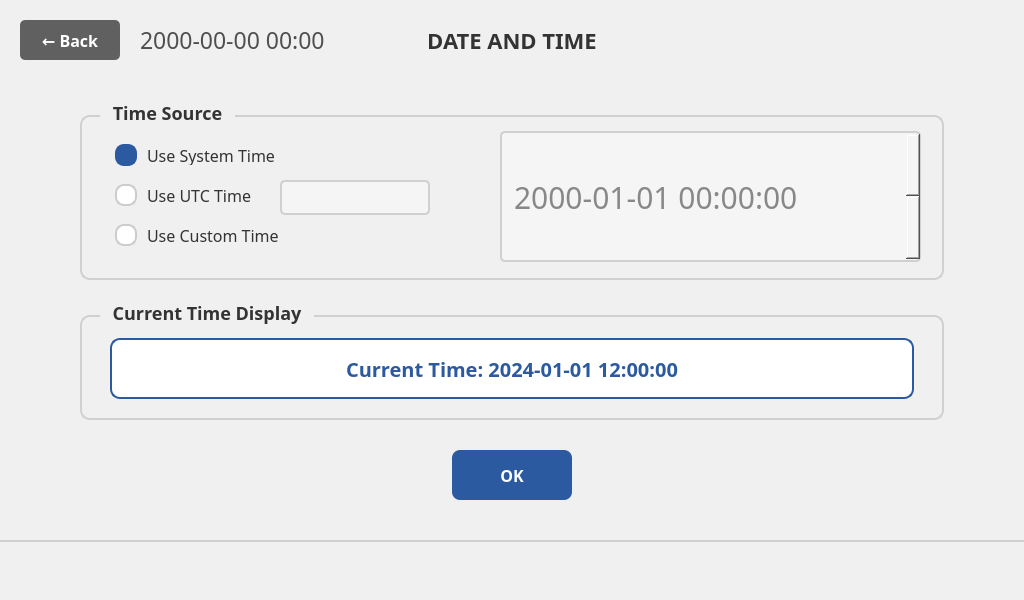
<?xml version="1.0" encoding="UTF-8"?>
<ui version="4.0">
 <class>DateTimeSettingsViewWindow</class>
 <widget class="QMainWindow" name="DateTimeSettingsViewWindow">
  <property name="geometry">
   <rect>
    <x>0</x>
    <y>0</y>
    <width>1024</width>
    <height>600</height>
   </rect>
  </property>
  <property name="windowTitle">
   <string notr="true">Date and Time Settings</string>
  </property>
  <property name="styleSheet">
   <string notr="true">QMainWindow {
    background-color: #f0f0f0;
    font-family: 'Pretendard';
}</string>
  </property>
  <widget class="QWidget" name="centralwidget">
   <widget class="QPushButton" name="pushButton_BackArrow">
    <property name="geometry">
     <rect>
      <x>20</x>
      <y>20</y>
      <width>100</width>
      <height>40</height>
     </rect>
    </property>
    <property name="font">
     <font>
      <family>Pretendard</family>
      <pointsize>16</pointsize>
      <weight>75</weight>
      <bold>true</bold>
     </font>
    </property>
    <property name="styleSheet">
     <string notr="true">QPushButton {
    background-color: #606060;
    color: white;
    border: none;
    border-radius: 5px;
    font-size: 16px;
    font-weight: bold;
}
QPushButton:hover {
    background-color: #707070;
}
QPushButton:pressed {
    background-color: #505050;
}</string>
    </property>
    <property name="text">
     <string>← Back</string>
    </property>
   </widget>
   <widget class="QLabel" name="label_Title">
    <property name="geometry">
     <rect>
      <x>300</x>
      <y>20</y>
      <width>424</width>
      <height>40</height>
     </rect>
    </property>
    <property name="font">
     <font>
      <family>Pretendard</family>
      <pointsize>14</pointsize>
      <weight>75</weight>
      <bold>true</bold>
     </font>
    </property>
    <property name="styleSheet">
     <string notr="true">QLabel {
    font-size: 22px;
    font-weight: bold;
    color: #333333;
}</string>
    </property>
    <property name="text">
     <string>DATE AND TIME</string>
    </property>
    <property name="alignment">
     <set>Qt::AlignCenter</set>
    </property>
   </widget>
   <widget class="QLabel" name="label_DateNClock">
    <property name="geometry">
     <rect>
      <x>140</x>
      <y>20</y>
      <width>300</width>
      <height>40</height>
     </rect>
    </property>
    <property name="palette">
     <palette>
      <active>
       <colorrole role="WindowText">
        <brush brushstyle="SolidPattern">
         <color alpha="255">
          <red>79</red>
          <green>79</green>
          <blue>79</blue>
         </color>
        </brush>
       </colorrole>
      </active>
      <inactive>
       <colorrole role="WindowText">
        <brush brushstyle="SolidPattern">
         <color alpha="255">
          <red>79</red>
          <green>79</green>
          <blue>79</blue>
         </color>
        </brush>
       </colorrole>
      </inactive>
      <disabled>
       <colorrole role="WindowText">
        <brush brushstyle="SolidPattern">
         <color alpha="255">
          <red>120</red>
          <green>120</green>
          <blue>120</blue>
         </color>
        </brush>
       </colorrole>
      </disabled>
     </palette>
    </property>
    <property name="font">
     <font>
      <family>Pretendard</family>
      <pointsize>17</pointsize>
      <weight>50</weight>
      <bold>false</bold>
     </font>
    </property>
    <property name="text">
     <string>2000-00-00 00:00</string>
    </property>
    <property name="alignment">
     <set>Qt::AlignLeading|Qt::AlignLeft|Qt::AlignVCenter</set>
    </property>
   </widget>
   <widget class="QGroupBox" name="groupBox_TimeSource">
    <property name="geometry">
     <rect>
      <x>80</x>
      <y>100</y>
      <width>864</width>
      <height>180</height>
     </rect>
    </property>
    <property name="font">
     <font>
      <family>Pretendard</family>
      <pointsize>14</pointsize>
      <weight>75</weight>
      <bold>true</bold>
     </font>
    </property>
    <property name="styleSheet">
     <string notr="true">QGroupBox {
    font-size: 18px;
    font-weight: bold;
    color: #333333;
    border: 2px solid #d0d0d0;
    border-radius: 10px;
    margin-top: 15px;
    padding-top: 10px;
}
QGroupBox::title {
    subcontrol-origin: margin;
    left: 20px;
    padding: 0 10px 0 10px;
    background-color: #f0f0f0;
}</string>
    </property>
    <property name="title">
     <string>Time Source</string>
    </property>
    <widget class="QRadioButton" name="radio_system_time">
     <property name="geometry">
      <rect>
       <x>30</x>
       <y>40</y>
       <width>200</width>
       <height>30</height>
      </rect>
     </property>
     <property name="font">
      <font>
       <family>Pretendard</family>
       <pointsize>14</pointsize>
      </font>
     </property>
     <property name="styleSheet">
      <string notr="true">QRadioButton {
    font-size: 16px;
    color: #333333;
    spacing: 10px;
    padding: 5px;
}
QRadioButton::indicator {
    width: 18px;
    height: 18px;
    border: 2px solid #ccc;
    border-radius: 9px;
    background-color: white;
}
QRadioButton::indicator:checked {
    background-color: #2c5aa0;
    border-color: #2c5aa0;
}</string>
     </property>
     <property name="text">
      <string>Use System Time</string>
     </property>
     <property name="checked">
      <bool>true</bool>
     </property>
    </widget>
    <widget class="QRadioButton" name="radio_utc_time">
     <property name="geometry">
      <rect>
       <x>30</x>
       <y>80</y>
       <width>150</width>
       <height>30</height>
      </rect>
     </property>
     <property name="font">
      <font>
       <family>Pretendard</family>
       <pointsize>14</pointsize>
      </font>
     </property>
     <property name="styleSheet">
      <string notr="true">QRadioButton {
    font-size: 16px;
    color: #333333;
    spacing: 10px;
    padding: 5px;
}
QRadioButton::indicator {
    width: 18px;
    height: 18px;
    border: 2px solid #ccc;
    border-radius: 9px;
    background-color: white;
}
QRadioButton::indicator:checked {
    background-color: #2c5aa0;
    border-color: #2c5aa0;
}</string>
     </property>
     <property name="text">
      <string>Use UTC Time</string>
     </property>
    </widget>
    <widget class="QComboBox" name="combo_utc_offset">
     <property name="enabled">
      <bool>false</bool>
     </property>
     <property name="geometry">
      <rect>
       <x>200</x>
       <y>80</y>
       <width>150</width>
       <height>35</height>
      </rect>
     </property>
     <property name="font">
      <font>
       <family>Pretendard</family>
       <pointsize>14</pointsize>
      </font>
     </property>
     <property name="styleSheet">
      <string notr="true">QComboBox {
    font-size: 14px;
    border: 2px solid #d0d0d0;
    border-radius: 5px;
    padding: 5px 10px;
    background-color: white;
}
QComboBox:disabled {
    background-color: #f5f5f5;
    color: #888888;
}
QComboBox::drop-down {
    border: none;
    width: 20px;
}
QComboBox::down-arrow {
    image: none;
    border: none;
}</string>
     </property>
    </widget>
    <widget class="QRadioButton" name="radio_custom_time">
     <property name="geometry">
      <rect>
       <x>30</x>
       <y>120</y>
       <width>180</width>
       <height>30</height>
      </rect>
     </property>
     <property name="font">
      <font>
       <family>Pretendard</family>
       <pointsize>14</pointsize>
      </font>
     </property>
     <property name="styleSheet">
      <string notr="true">QRadioButton {
    font-size: 16px;
    color: #333333;
    spacing: 10px;
    padding: 5px;
}
QRadioButton::indicator {
    width: 18px;
    height: 18px;
    border: 2px solid #ccc;
    border-radius: 9px;
    background-color: white;
}
QRadioButton::indicator:checked {
    background-color: #2c5aa0;
    border-color: #2c5aa0;
}</string>
     </property>
     <property name="text">
      <string>Use Custom Time</string>
     </property>
    </widget>
    <widget class="QDateTimeEdit" name="datetime_custom">
     <property name="enabled">
      <bool>false</bool>
     </property>
     <property name="geometry">
      <rect>
       <x>420</x>
       <y>31</y>
       <width>421</width>
       <height>131</height>
      </rect>
     </property>
     <property name="font">
      <font>
       <family>Pretendard</family>
       <pointsize>30</pointsize>
      </font>
     </property>
     <property name="styleSheet">
      <string notr="true">QDateTimeEdit {
    font-size: 30px;
    border: 2px solid #d0d0d0;
    border-radius: 5px;
    padding: 5px 10px;
    background-color: white;
}
QDateTimeEdit:disabled {
    background-color: #f5f5f5;
    color: #888888;
}</string>
     </property>
     <property name="displayFormat">
      <string>yyyy-MM-dd HH:mm:ss</string>
     </property>
    </widget>
   </widget>
   <widget class="QGroupBox" name="groupBox_CurrentTime">
    <property name="geometry">
     <rect>
      <x>80</x>
      <y>300</y>
      <width>864</width>
      <height>120</height>
     </rect>
    </property>
    <property name="font">
     <font>
      <family>Pretendard</family>
      <pointsize>14</pointsize>
      <weight>75</weight>
      <bold>true</bold>
     </font>
    </property>
    <property name="styleSheet">
     <string notr="true">QGroupBox {
    font-size: 18px;
    font-weight: bold;
    color: #333333;
    border: 2px solid #d0d0d0;
    border-radius: 10px;
    margin-top: 15px;
    padding-top: 10px;
}
QGroupBox::title {
    subcontrol-origin: margin;
    left: 20px;
    padding: 0 10px 0 10px;
    background-color: #f0f0f0;
}</string>
    </property>
    <property name="title">
     <string>Current Time Display</string>
    </property>
    <widget class="QLabel" name="label_current_time">
     <property name="geometry">
      <rect>
       <x>30</x>
       <y>38</y>
       <width>804</width>
       <height>61</height>
      </rect>
     </property>
     <property name="font">
      <font>
       <family>Pretendard</family>
       <pointsize>14</pointsize>
       <weight>75</weight>
       <bold>true</bold>
      </font>
     </property>
     <property name="styleSheet">
      <string notr="true">QLabel {
    font-size: 20px;
    font-weight: bold;
    color: #2c5aa0;
    background-color: white;
    border: 2px solid #2c5aa0;
    border-radius: 10px;
    padding: 15px;
    text-align: center;
}</string>
     </property>
     <property name="text">
      <string>Current Time: 2024-01-01 12:00:00</string>
     </property>
     <property name="alignment">
      <set>Qt::AlignCenter</set>
     </property>
    </widget>
   </widget>
   <widget class="QPushButton" name="btn_apply">
    <property name="geometry">
     <rect>
      <x>452</x>
      <y>450</y>
      <width>120</width>
      <height>50</height>
     </rect>
    </property>
    <property name="font">
     <font>
      <family>Pretendard</family>
      <pointsize>16</pointsize>
      <weight>75</weight>
      <bold>true</bold>
     </font>
    </property>
    <property name="styleSheet">
     <string notr="true">QPushButton {
    background-color: #2c5aa0;
    color: white;
    border: none;
    border-radius: 8px;
    font-size: 16px;
    font-weight: bold;
}
QPushButton:hover {
    background-color: #3366bb;
}
QPushButton:pressed {
    background-color: #1f4788;
}</string>
    </property>
    <property name="text">
     <string>OK</string>
    </property>
   </widget>
   <widget class="QWidget" name="widget_statusbar" native="true">
    <property name="geometry">
     <rect>
      <x>0</x>
      <y>540</y>
      <width>1024</width>
      <height>60</height>
     </rect>
    </property>
    <property name="styleSheet">
     <string notr="true">QWidget {
    background-color: #f0f0f0;
    border-top: 2px solid #d0d0d0;
}</string>
    </property>
   </widget>
  </widget>
 </widget>
 <resources/>
 <connections/>
</ui>
